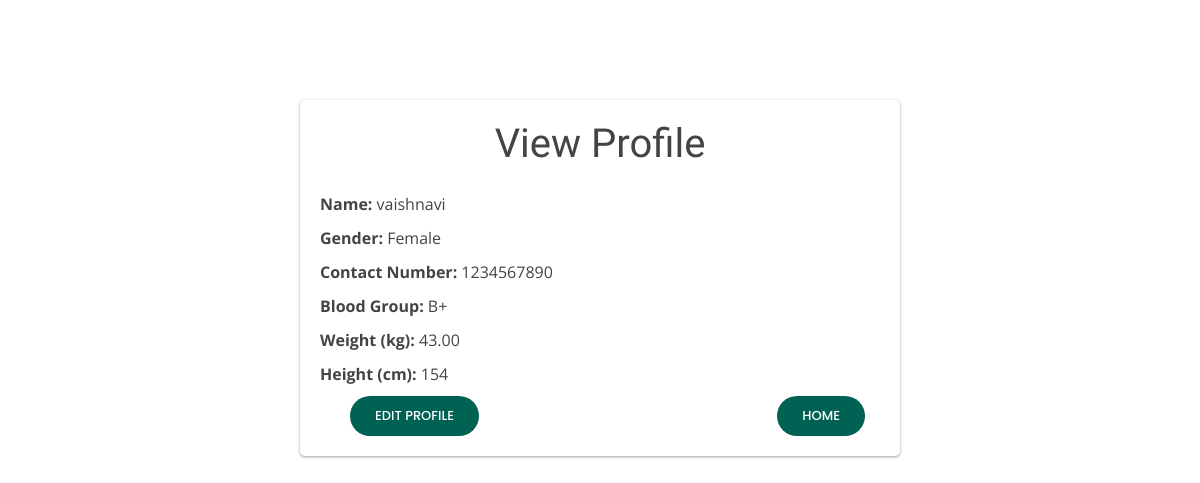
Page /profile/ (signed in) on the committed database.
### health_app/models.py (models this page shows, shortened)
class UserProfile(models.Model):
    user = models.OneToOneField(User, on_delete=models.CASCADE)
    name = models.CharField(max_length=255, default='')
    gender = models.CharField(max_length=10, choices=[('Male', 'Male'), ('Female', 'Female'), ('Other', 'Other')], default='Male')
    contact_no = models.CharField(max_length=15, default='')
    blood_group = models.CharField(max_length=5, default='')
    weight_kg = models.DecimalField(max_digits=5, decimal_places=2, null=True, blank=True, default=None)
    height_cm = models.PositiveIntegerField(null=True, blank=True, default=None)
    profile_image = models.ImageField(upload_to='profile_images/', null=True, blank=True, default=default_profile_image_path)

### health_app/views.py (the view)
# urls.py: path('profile/', views.view_profile, name='view_profile'),
@login_required
def view_profile(request):
    user_profile = UserProfile.objects.get(user=request.user)
    return render(request, 'view_profile.html', {'user_profile': user_profile})

### health_app/templates/view_profile.html (shortened to what this page needs)
{% extends 'base3.html' %}
{% block content %}
<div class="container" style="max-width: 600px; margin-top: 100px; padding: 20px; background-color: #fff; border-radius: 5px; box-shadow: rgba(60, 64, 67, 0.3) 0px 1px 2px 0px, rgba(60, 64, 67, 0.15) 0px 1px 3px 1px;">
    <h1 style="text-align: center; margin-bottom: 20px;">View Profile</h1>
    <div class="mt-4" style="margin-top: 1.5rem;">
        <p style="margin: 10px 0;"><strong>Name:</strong> {{ user_profile.name }}</p>
        <p style="margin: 10px 0;"><strong>Gender:</strong> {{ user_profile.gender }}</p>
        <p style="margin: 10px 0;"><strong>Contact Number:</strong> {{ user_profile.contact_no }}</p>
        <p style="margin: 10px 0;"><strong>Blood Group:</strong> {{ user_profile.blood_group }}</p>
        <p style="margin: 10px 0;"><strong>Weight (kg):</strong> {{ user_profile.weight_kg }}</p>
        <p style="margin: 10px 0;"><strong>Height (cm):</strong> {{ user_profile.height_cm }}</p>
    </div>
    <div class="navbar">
    <a href="{% url 'edit_profile' %}" class="getstarted" >Edit Profile</a>
    <a href="{% url 'homepage' %}" class="getstarted" >HOME</a>
    </div>
</div>
{% endblock %}

### foodie/static/assets/css/style.css (style rules this page uses)
body { font-family: "Open Sans", sans-serif; color: #444444; }
a { color: #009970; text-decoration: none; }
h1, h2, h3, h4, h5, h6 { font-family: "Raleway", sans-serif; }
.navbar { padding: 0; }
.navbar a, .navbar a:focus { display: flex; align-items: center; justify-content: space-between; padding: 10px 0 10px 30px; color: #36343a; transition: 0.3s; font-size: 13px; font-weight: 500; text-transform: uppercase; font-family: "Poppins", sans-serif; white-space: nowrap; transition: 0.3s; }
.navbar .getstarted, .navbar .getstarted:focus { background: #009970; padding: 10px 25px; margin-left: 30px; margin-right: 15px; border-radius: 50px; color: #fff; }

### health_app/templates/base3.html (style rules this page uses)
body { font-family: "Open Sans", sans-serif; color: #444444; }
a { color: rgb(0, 98, 83); text-decoration: none; }
h1, h2, h3, h4, h5, h6 { font-family: "Raleway", sans-serif; }
.navbar { padding: 0; }
.navbar a, .navbar a:focus { display: flex; align-items: center; justify-content: space-between; padding: 10px 0 10px 30px; color: #36343a; transition: 0.3s; font-size: 13px; font-weight: 500; text-transform: uppercase; font-family: "Poppins", sans-serif; white-space: nowrap; transition: 0.3s; }
.navbar .getstarted, .navbar .getstarted:focus { background: rgb(0, 98, 83); padding: 10px 25px; margin-left: 30px; margin-right: 15px; border-radius: 50px; color: #fff; }

### rows in the picture
UserProfile: name "vaishnavi", gender "Female", contact_no "1234567890", blood_group "B+", weight_kg "43.00", height_cm "154"
